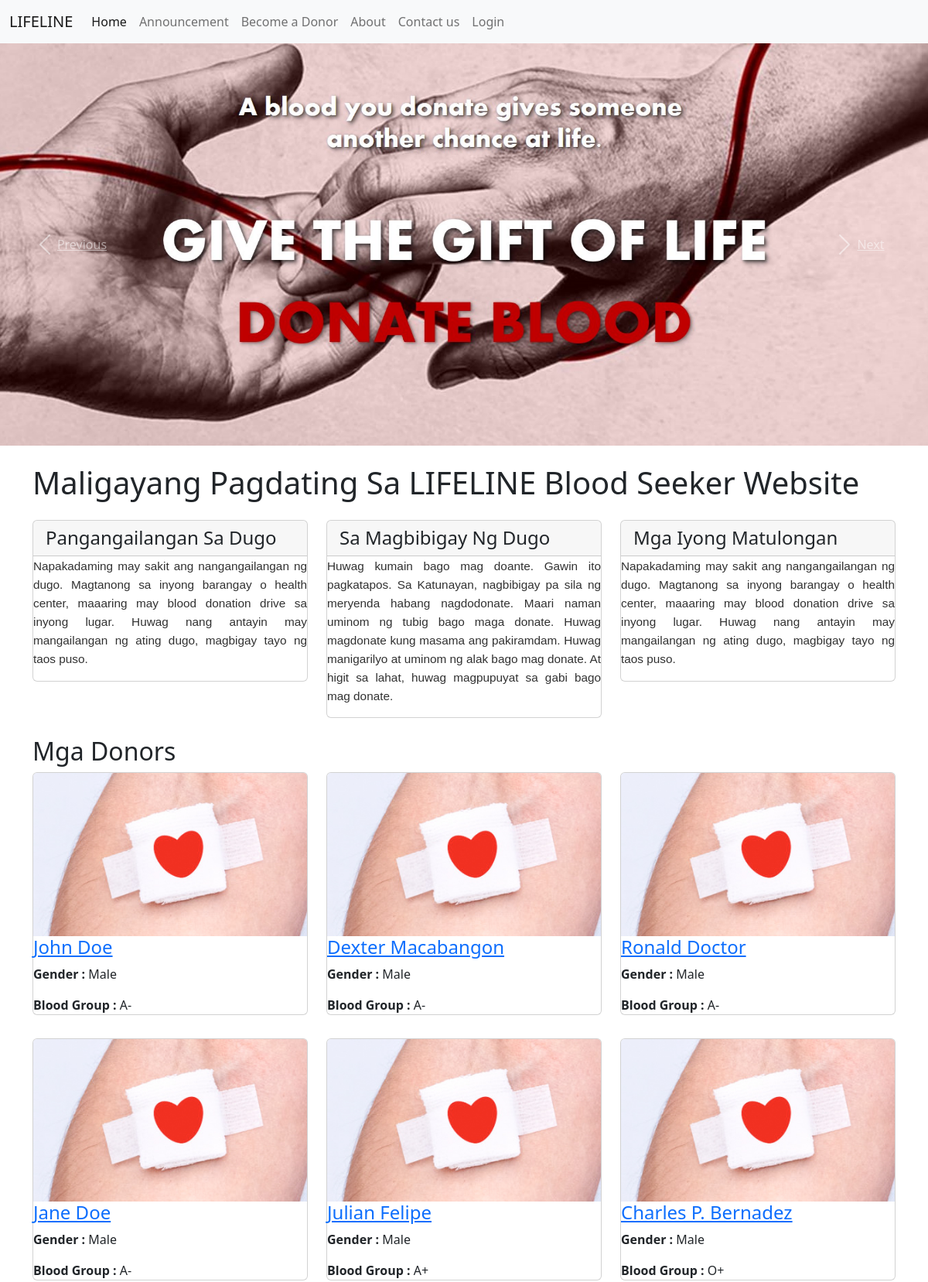
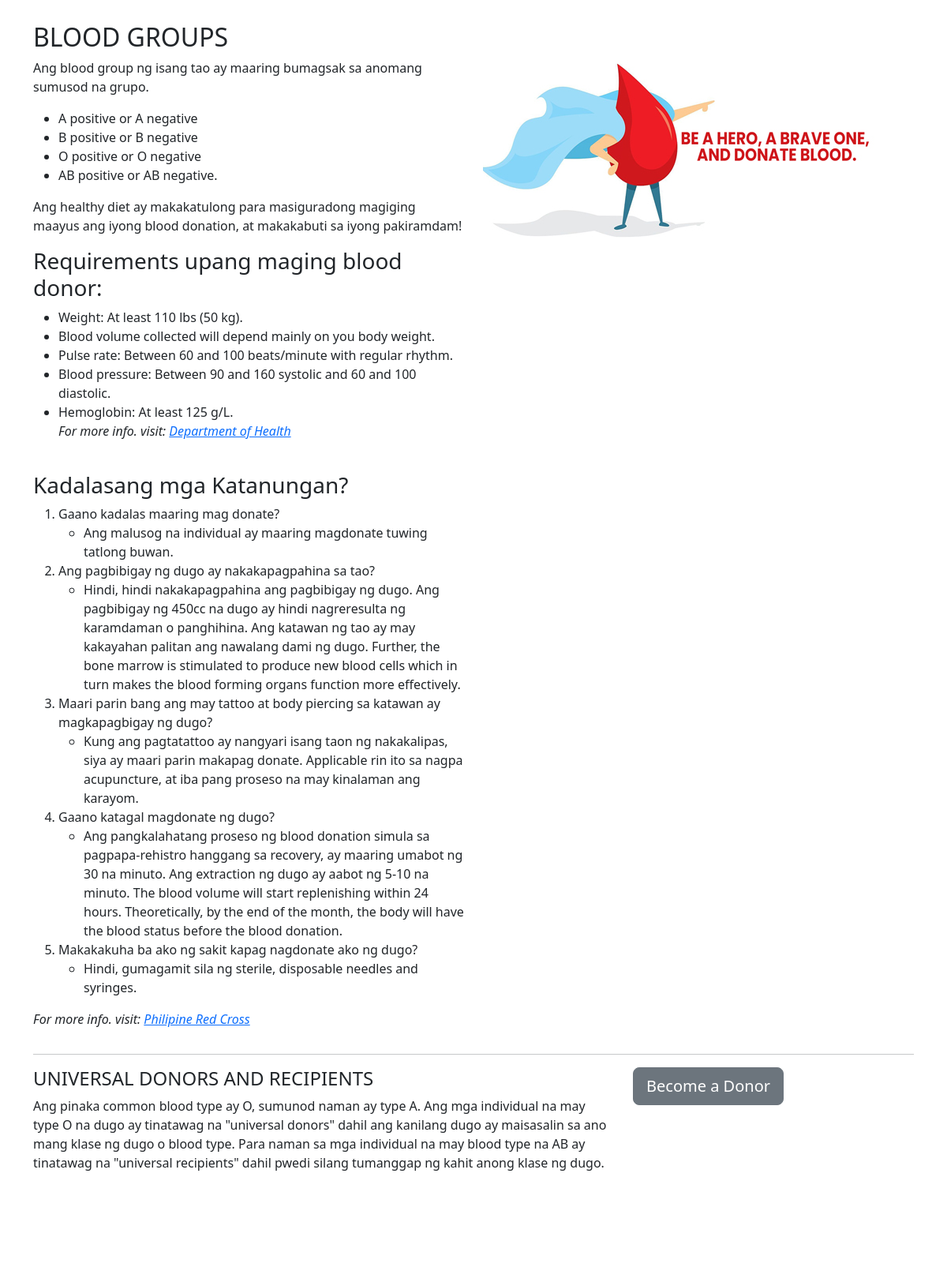
The page / on the database its author committed (2 pictures, top to bottom).
### tables this page shows
CREATE TABLE `tblpages` (
  `id` int(11) NOT NULL AUTO_INCREMENT,
  `PageName` varchar(255) DEFAULT NULL,
  `type` varchar(255) NOT NULL DEFAULT '',
  `detail` longtext NOT NULL,
  PRIMARY KEY (`id`)
);

CREATE TABLE `tblblooddonars` (
  `id` int(11) NOT NULL AUTO_INCREMENT,
  `FullName` varchar(100) DEFAULT NULL,
  `MobileNumber` char(11) DEFAULT NULL,
  `EmailId` varchar(100) NOT NULL,
  `password` varchar(250) NOT NULL DEFAULT '',
  `Gender` varchar(20) DEFAULT NULL,
  `BirthDay` date DEFAULT NULL,
  `age` int(11) DEFAULT NULL,
  `BloodGroup` varchar(20) DEFAULT NULL,
  `Purok` varchar(10) NOT NULL,
  `Barangay` varchar(255) DEFAULT NULL,
  `Message` mediumtext,
  `PostingDate` timestamp NOT NULL DEFAULT CURRENT_TIMESTAMP,
  `status` int(11) DEFAULT NULL,
  PRIMARY KEY (`id`),
  UNIQUE KEY `EmailId` (`EmailId`)
);

### index.php (the view, shortened to what this page needs)
<!DOCTYPE html>
<html lang="en">
    <?php include('includes/header.php'); ?>
<body style="padding-top:0px !important">
    <?php include('includes/nav.php'); ?>
    <?php include('includes/slider.php'); ?>
    <div class="container">
        <h1 class="my-4">Maligayang Pagdating Sa LIFELINE Blood Seeker Website</h1>
        <div class="row">
            <div class="col-lg-4 mb-4">
                <div class="card">
                    <h4 class="card-header">Pangangailangan Sa Dugo</h4>
                    <?php
                        $pagetypes = 'needforblood';
                        $pagetype = $pagetypes;
                        $sql = "SELECT type,detail from tblpages where type=:pagetype";
                        $query = $dbh->prepare($sql);
                        $query->bindParam(':pagetype', $pagetype, PDO::PARAM_STR);
                        $query->execute();
                        $results = $query->fetchAll(PDO::FETCH_OBJ);
                        if ($query->rowCount() > 0) {
                            foreach ($results as $result) { ?>
                        <?php echo $result->detail; ?>
                    <?php }} ?>
                </div>
            </div>
            <div class="col-lg-4 mb-4">
                <div class="card">
                    <h4 class="card-header">Sa Magbibigay Ng Dugo</h4>
                        <?php
                        $pagetypes = 'bloodtips';
                        $pagetype = $pagetypes;
                        $sql = "SELECT type,detail from tblpages where type=:pagetype";
                        $query = $dbh->prepare($sql);
                        $query->bindParam(':pagetype', $pagetype, PDO::PARAM_STR);
                        $query->execute();
                        $results = $query->fetchAll(PDO::FETCH_OBJ);
                        if ($query->rowCount() > 0) {
                            foreach ($results as $result) { ?>
                        <?php echo $result->detail; ?>
                        <?php }} ?>
                </div>
            </div>
        <div class="col-lg-4 mb-4">
            <div class="card">
                <h4 class="card-header">Mga Iyong Matulongan</h4>
                    <?php
                        $pagetypes = 'whocouldyouhelp';
                        $pagetype = $pagetypes;
                        $sql = "SELECT type,detail from tblpages where type=:pagetype";
                        $query = $dbh->prepare($sql);
                        $query->bindParam(':pagetype', $pagetype, PDO::PARAM_STR);
                        $query->execute();
                        $results = $query->fetchAll(PDO::FETCH_OBJ);
                        if ($query->rowCount() > 0) {
                            foreach ($results as $result) { ?>
                        <?php echo $result->detail; ?>
                    <?php }} ?>
            </div>
        </div>
    </div>
    <h2>Mga Donors</h2>
    <div class="row">
        <?php
        $status = 0;
        $sql = "SELECT * from tblblooddonars where status=:status order by rand() limit 6";
        $query = $dbh->prepare($sql);
        $query->bindParam(':status', $status, PDO::PARAM_STR);
        $query->execute();
        $results = $query->fetchAll(PDO::FETCH_OBJ);
        if ($query->rowCount() > 0) {
            foreach ($results as $result) { ?>
                <div class="col-lg-4 col-sm-6 portfolio-item">
                    <div class="card h-100">
                        <a href="#"><img class="card-img-top img-fluid" src="images/blood-donor.jpg" alt=""></a>
                        <div class="card-block">
                            <h4 class="card-title"><a href="#"><?php echo htmlentities($result->FullName); ?></a></h4>
                            <p class="card-text"><b> Gender :</b> <?php echo htmlentities($result->Gender); ?></p>
                            <p class="card-text"><b>Blood Group :</b> <?php echo htmlentities($result->BloodGroup); ?></p>
                        </div>
                    </div>
                </div>
        <?php }
        } ?>
    </div>
    <div class="row">
        <div class="col-lg-6">
            <h2>BLOOD GROUPS</h2>
            <p> Ang blood group ng isang tao ay maaring bumagsak sa anomang sumusod na grupo.</p>
            <ul>
                <li>A positive or A negative</li>
                <li>B positive or B negative</li>
                <li>O positive or O negative</li>
                <li>AB positive or AB negative.</li>
            </ul>
            <p>Ang healthy diet ay makakatulong para masiguradong magiging maayus ang iyong blood donation, at makakabuti sa iyong pakiramdam!</p>
            <h3>Requirements upang maging blood donor:</h3>
            <ul>
                <li>Weight: At least 110 lbs (50 kg).</li>
                <li>Blood volume collected will depend mainly on you body weight.</li>
                <li>Pulse rate: Between 60 and 100 beats/minute with regular rhythm.</li>
                <li> Blood pressure: Between 90 and 160 systolic and 60 and 100 diastolic.</li>
                <li> Hemoglobin: At least 125 g/L.</li>
                <p><i>For more info. visit:&nbsp;<a href="https://doh.gov.ph/node/1449" target="_blank">Department of Health</a></i></p>
            </ul>
            <br>
            <h3>Kadalasang mga Katanungan?</h3>
            <ol>
                <li>Gaano kadalas maaring mag donate?</li>
                <ul>
                    <li>Ang malusog na individual ay maaring magdonate tuwing tatlong buwan.</li>
                </ul>
                <li>Ang pagbibigay ng dugo ay nakakapagpahina sa tao?</li>
                <ul>
                    <li>Hindi, hindi nakakapagpahina ang pagbibigay ng dugo. Ang pagbibigay ng 450cc na dugo ay hindi nagreresulta ng karamdaman o panghihina.
                        Ang katawan ng tao ay may kakayahan palitan ang nawalang dami ng dugo. Further, the bone marrow is stimulated
                        to produce new blood cells which in turn makes the blood forming organs function more effectively.</li>
                </ul>
                <li>Maari parin bang ang may tattoo at body piercing sa katawan ay magkapagbigay ng dugo?</li>
                <ul>
                    <li>Kung ang pagtatattoo ay nangyari isang taon ng nakakalipas, siya ay maari parin makapag donate.
                        Applicable rin ito sa nagpa acupuncture, at iba pang proseso na may kinalaman ang karayom.</li>
                </ul>
                <li>Gaano katagal magdonate ng dugo?</li>
                <ul>
                    <li>Ang pangkalahatang proseso ng blood donation simula sa pagpapa-rehistro hanggang sa recovery, ay maaring umabot ng 30 na minuto.
                        Ang extraction ng dugo ay aabot ng 5-10 na minuto. The blood volume will start replenishing within 24 hours.
                        Theoretically, by the end of the month, the body will have the blood status before the blood donation.</li>
                </ul>
                <li>Makakakuha ba ako ng sakit kapag nagdonate ako ng dugo?</li>
                <ul>
                    <li>Hindi, gumagamit sila ng sterile, disposable needles and syringes.</li>
                </ul>
            </ol>
            <p><i>For more info. visit:&nbsp;<a href="https://redcross.org.ph/give-blood/" target="_blank">Philipine Red Cross</a></i></p>
        </div>
        <div class="col-lg-6">
            <img class="img-fluid rounded" src="images/blood-donor (1).jpg" alt="">
        </div>
    </div>
    <hr>
    <div class="row mb-4">
        <div class="col-md-8">
            <h4>UNIVERSAL DONORS AND RECIPIENTS</h4>
            <p>
                Ang pinaka common blood type ay O, sumunod naman ay type A.
                Ang mga individual na may type O na dugo ay tinatawag na "universal donors" dahil ang kanilang dugo ay maisasalin sa ano mang klase ng dugo o blood type. Para naman sa mga individual na may blood type na AB ay tinatawag na "universal recipients" dahil pwedi silang tumanggap ng kahit anong klase ng dugo.</p>
        </div>
        <div class="col-md-4">
            <a class="btn btn-lg btn-secondary btn-block" href="become-donor.php">Become a Donor</a>
        </div>
    </div>
    </div>
    <?php include('includes/footer.php'); ?>
</body>
</html>

### includes/header.php (shortened to what this page needs)
<head>
    <link href="vendor/bootstrap/css/bootstrap.min.css" rel="stylesheet">
    <link href="vendor/font-awesome/css/font-awesome.min.css" rel="stylesheet" type="text/css">
    <link href="css/bootstrap/css/bootstrap.min.css" rel="stylesheet">
    <link href="css/modern-business.css" rel="stylesheet">
</head>

### includes/nav.php (shortened to what this page needs)
<nav class="navbar navbar-expand-lg bg-light">
  <div class="container-fluid">
    <a class="navbar-brand" href="#">LIFELINE</a>
    <div class="collapse navbar-collapse" id="navbarSupportedContent">
      <ul class="navbar-nav me-auto mb-2 mb-lg-0">
        <li class="nav-item">
          <a class="nav-link active" aria-current="page" href="index.php">Home</a>
        </li>
        <li class="nav-item">
          <a class="nav-link" href="page.php?type=announcement">Announcement</a>
        </li>
        <?php if(!isset($_SESSION['user_login'])){ ?>
        <li class="nav-item">
          <a class="nav-link" href="become-donor.php">Become a Donor</a>
        </li>
        <?php }else{}?>
        <li class="nav-item">
          <a class="nav-link" href="page.php?type=aboutus">About</a>
        </li>
        <li class="nav-item">
          <a class="nav-link" href="contact.php">Contact us</a>
        </li>
        <?php if(!$_SESSION['user_login']):?>
            <li class="nav-item">
                <a class="nav-link" href="./users/">Login</a>
            </li>
        <?php endif; ?>
      </ul>
    </div>
  </div>
</nav>

### includes/slider.php (shortened to what this page needs)
<header>
       <div id="carouselExampleIndicators" class="carousel slide" data-ride="carousel">
           <div class="carousel-inner" role="listbox">
               <div class="carousel-item active" style="background-image: url('images/banner1.jpg')">
                   <div class="carousel-caption d-none d-md-block">
                   </div>
               </div>
           </div>
           <a class="carousel-control-prev" href="#carouselExampleIndicators" role="button" data-slide="prev">
               <span class="carousel-control-prev-icon" aria-hidden="true"></span>
               <span class="sr-only">Previous</span>
           </a>
           <a class="carousel-control-next" href="#carouselExampleIndicators" role="button" data-slide="next">
               <span class="carousel-control-next-icon" aria-hidden="true"></span>
               <span class="sr-only">Next</span>
           </a>
       </div>
   </header>

### includes/footer.php (shortened to what this page needs)
<footer class="py-5 bg-inverse">
    <div class="container">
        <p class="m-0 text-center text-white">Copyright &copy; Blood Donors Management Website 2022</p>
    </div>
</footer>

### css/modern-business.css (style rules this page uses)
body { padding-top: 0px; }
@media (min-width: 992px) { body { padding-top: 0px; } }
.carousel-item { height: 65vh; min-height: 300px; background: no-repeat center center scroll; -webkit-background-size: cover; -moz-background-size: cover; -o-background-size: cover; background-size: cover; }
.portfolio-item { margin-bottom: 30px; }

### includes/header.php (style rules this page uses)
.carousel-item.active, .carousel-item-next, .carousel-item-prev { display: block; }

### rows shown on the page
tblpages: detail "Napakadaming may sakit ang nangangailangan ng dugo. Magtanong sa inyong barangay o health center, maaaring may blood donation drive sa inyong lugar. Huwag nang antayin may mangailangan ng ating dugo, magbigay tayo ng taos puso."
tblpages: detail "Huwag kumain bago mag doante. Gawin ito pagkatapos. Sa Katunayan, nagbibigay pa sila ng meryenda habang nagdodonate. Maari naman uminom ng tubig bago maga donate. Huwag magdonate kung masama ang pakiramdam. Huwag manigarilyo at uminom ng alak bago mag donate. At higit sa lahat, huwag magpupuyat sa gabi bago mag donate."
tblpages: detail "Napakadaming may sakit ang nangangailangan ng dugo. Magtanong sa inyong barangay o health center, maaaring may blood donation drive sa inyong lugar. Huwag nang antayin may mangailangan ng ating dugo, magbigay tayo ng taos puso."
tblblooddonars: FullName "John Doe", Gender "Male", BloodGroup "A-"
tblblooddonars: FullName "Dexter Macabangon", Gender "Male", BloodGroup "A-"
tblblooddonars: FullName "Ronald Doctor", Gender "Male", BloodGroup "A-"
tblblooddonars: FullName "Jane Doe", Gender "Male", BloodGroup "A-"
tblblooddonars: FullName "Julian Felipe", Gender "Male", BloodGroup "A+"
tblblooddonars: FullName "Charles P. Bernadez", Gender "Male", BloodGroup "O+"
